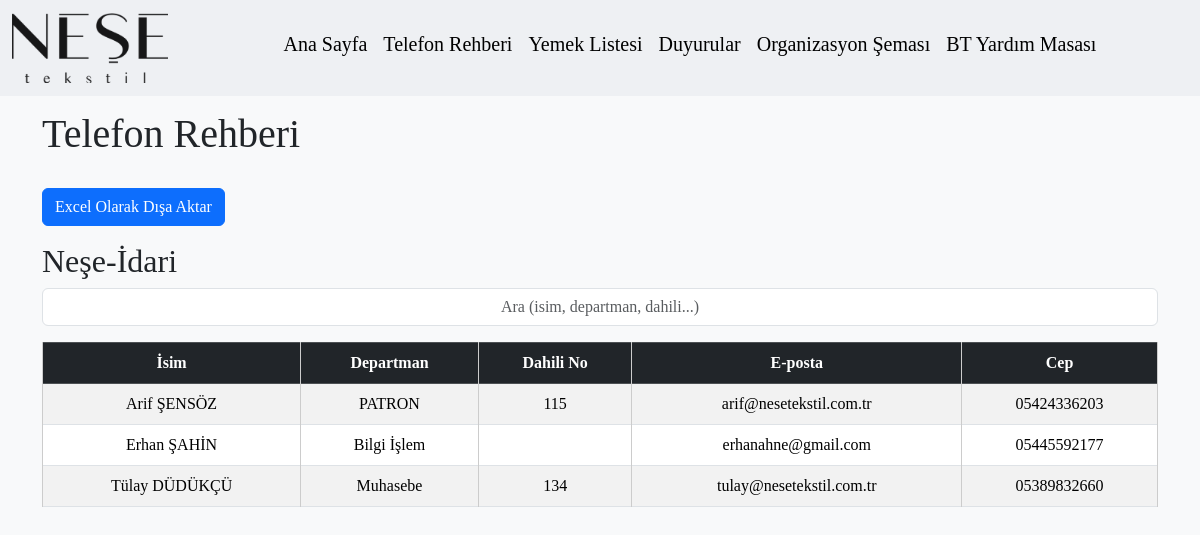
The app's page /rehber, older data.
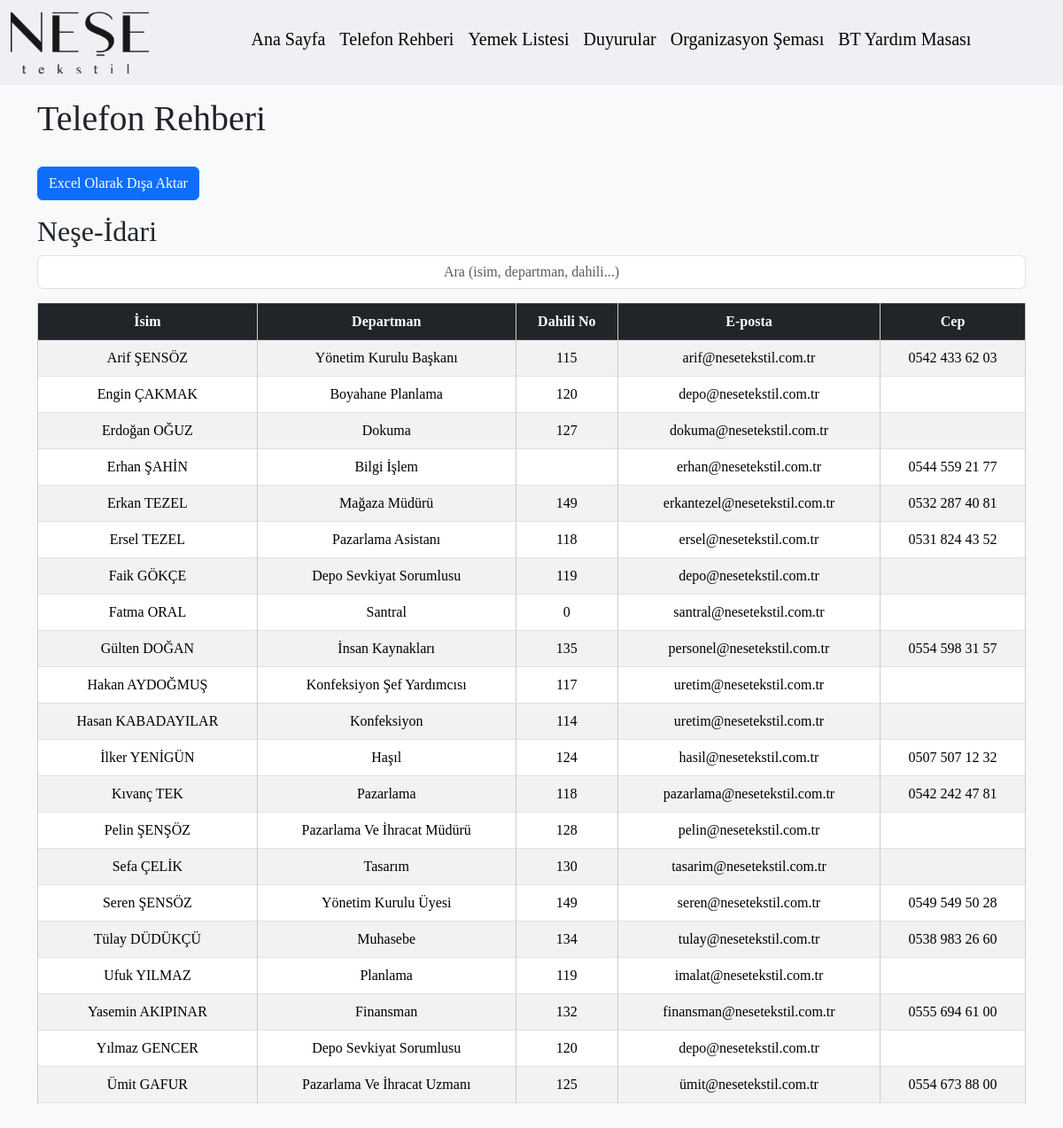
The same page, newer data.
### tables this page shows
CREATE TABLE kisiler (
            id INTEGER PRIMARY KEY AUTOINCREMENT,
            isim TEXT NOT NULL,
            departman TEXT NOT NULL,
            dahili TEXT NOT NULL,
            email TEXT,
            cep TEXT
        , resim TEXT);

### app.py (the view)
@app.route('/rehber')
def rehber():
    conn = get_db_connection()
    kisiler = conn.execute('SELECT * FROM kisiler').fetchall()
    conn.close()
    rehber = sorted(kisiler, key=lambda x: x['isim'].lower())
    return render_template_tarihli('rehber.html', rehber=rehber)

### app.py (called while the page is built)
def get_db_connection():
    conn = sqlite3.connect('rehber.db')
    conn.row_factory = sqlite3.Row
    return conn

def tarih_formatla(tarih):
    if isinstance(tarih, datetime):
        return tarih.strftime('%d.%m.%Y')
    elif isinstance(tarih, str):
        try:
            dt = datetime.fromisoformat(tarih)  # '2024-05-19'
            return dt.strftime('%d.%m.%Y')
        except:
            return tarih
    return tarih

def recursive_format(value):
    if isinstance(value, list):
        return [recursive_format(v) for v in value]
    elif isinstance(value, dict):
        return {k: recursive_format(v) for k, v in value.items()}
    else:
        return tarih_formatla(value)

def render_template_tarihli(template_name, **context):
    formatted_context = {k: recursive_format(v) for k, v in context.items()}
    return render_template(template_name, **formatted_context)

### templates/rehber.html (shortened to what this page needs)
{% extends "base.html" %}
{% block content %}
<div class="arac-bolumu">
  <div class="logo-texts">
    <h1>Telefon Rehberi</h1>
    {% if not is_admin %}
    <div class="mb-3">
        <a href="{{ url_for('export_excel') }}" class="btn btn-primary">Excel Olarak Dışa Aktar</a>
    </div>
    {% endif %}
    <h2>Neşe-İdari</h2>
  </div>
</div>
<input type="text" id="searchInput" placeholder="Ara (isim, departman, dahili...)" class="form-control mb-3">
<table id="rehberTable" class="table table-bordered table-striped">
  <thead class="table-dark">
    <tr>
        <th>İsim</th>
        <th>Departman</th>
        <th>Dahili No</th>
        <th>E-posta</th>
        <th>Cep</th>
    </tr>
  </thead>
  <tbody>
    {% for kisi in rehber %}
    <tr>
        <td>{{ kisi['isim'] }}</td>
        <td>{{ kisi['departman'] }}</td>
        <td>{{ kisi['dahili'] }}</td>
        <td>{{ kisi['email'] }}</td>
        <td>{{ kisi['cep'] }}</td>
    </tr>
    {% endfor %}
  </tbody>
</table>
{% endblock %}

### templates/base.html (shortened to what this page needs)
<!DOCTYPE html>
<html lang="tr">
<head>
    <link href="https://cdn.jsdelivr.net/npm/bootstrap@5.3.3/dist/css/bootstrap.min.css" rel="stylesheet" />
    <link rel="stylesheet" href="{{ url_for('static', filename='style.css') }}">
</head>
<body>
  <nav class="navbar navbar-expand-lg navbar-light" style="background-color: #eef0f3; position: fixed; top: 0; left: 0; right: 0; z-index: 1000;">
    <div class="container-fluid">
      <a class="navbar-brand d-flex align-items-center" href="{{ url_for('index') }}">
        <img src="{{ url_for('static', filename='nese_logo_Nero_AI_Image_Upscaler_Business (2).png') }}" alt="Logo" height="70" class="me-2">
      </a>
      <div class="collapse navbar-collapse" id="navbarContent">
        <ul class="navbar-nav mx-auto">
          <li class="nav-item"><a class="nav-link" href="{{ url_for('index') }}"><h5>Ana Sayfa</h5></a></li>
          <li class="nav-item"><a class="nav-link" href="{{ url_for('rehber') }}"><h5>Telefon Rehberi</h5></a></li>
          <li class="nav-item"><a class="nav-link" href="{{ url_for('yemek_listesi') }}"><h5>Yemek Listesi</h5></a></li>
          <li class="nav-item"><a class="nav-link" href="{{ url_for('duyurular') }}"><h5>Duyurular</h5></a></li>
          <li class="nav-item"><a class="nav-link" href="#"><h5>Organizasyon Şeması</h5></a></li>
          <li class="nav-item"><a class="nav-link" href="#"><h5>BT Yardım Masası</h5></a></li>
        </ul>
      </div>
    </div>
  </nav>
  <div class="container" style="padding-top: 80px;">
    {% block content %}
    {% endblock %}
  </div>
</body>
</html>

### static/style.css (style rules this page uses)
body { padding: 30px; background-color: #f8f9fa; font-family: initial; }
h1 { margin-bottom: 30px; }
.navbar .nav-link { color: black !important; }
table { background-color: white; }
input, button { margin-right: 10px; }
table { width: 100%; border-collapse: collapse; }
th, td { text-align: center; padding: 8px; border: 1px solid #ccc; }
input[type="text"] { text-align: center; }

Row changes from the older to the newer data that the page shows:
changed kisiler "Arif ŞENSÖZ": departman "PATRON" → "Yönetim Kurulu Başkanı"; cep "05424336203" → "0542 433 62 03"
added kisiler: isim "Engin ÇAKMAK", departman "Boyahane Planlama", dahili "120", email "depo@nesetekstil.com.tr"
added kisiler: isim "Erdoğan OĞUZ", departman "Dokuma", dahili "127", email "dokuma@nesetekstil.com.tr"
changed kisiler "Erhan ŞAHİN": email "erhanahne@gmail.com" → "erhan@nesetekstil.com.tr"; cep "05445592177" → "0544 559 21 77"
added kisiler: isim "Erkan TEZEL", departman "Mağaza Müdürü", dahili "149", email "erkantezel@nesetekstil.com.tr", cep "0532 287 40 81"
added kisiler: isim "Ersel TEZEL", departman "Pazarlama Asistanı", dahili "118", email "ersel@nesetekstil.com.tr", cep "0531 824 43 52"
added kisiler: isim "Faik GÖKÇE", departman "Depo Sevkiyat Sorumlusu", dahili "119", email "depo@nesetekstil.com.tr"
added kisiler: isim "Fatma ORAL", departman "Santral", dahili "0", email "santral@nesetekstil.com.tr"
added kisiler: isim "Gülten DOĞAN", departman "İnsan Kaynakları", dahili "135", email "personel@nesetekstil.com.tr", cep "0554 598 31 57"
added kisiler: isim "Hakan AYDOĞMUŞ", departman "Konfeksiyon Şef Yardımcısı", dahili "117", email "uretim@nesetekstil.com.tr"
added kisiler: isim "Hasan KABADAYILAR", departman "Konfeksiyon", dahili "114", email "uretim@nesetekstil.com.tr"
added kisiler: isim "İlker YENİGÜN", departman "Haşıl", dahili "124", email "hasil@nesetekstil.com.tr", cep "0507 507 12 32"
added kisiler: isim "Kıvanç TEK", departman "Pazarlama", dahili "118", email "pazarlama@nesetekstil.com.tr", cep "0542 242 47 81"
added kisiler: isim "Pelin ŞENŞÖZ", departman "Pazarlama Ve İhracat Müdürü", dahili "128", email "pelin@nesetekstil.com.tr"
added kisiler: isim "Sefa ÇELİK", departman "Tasarım", dahili "130", email "tasarim@nesetekstil.com.tr"
added kisiler: isim "Seren ŞENSÖZ", departman "Yönetim Kurulu Üyesi", dahili "149", email "seren@nesetekstil.com.tr", cep "0549 549 50 28"
changed kisiler "Tülay DÜDÜKÇÜ": cep "05389832660" → "0538 983 26 60"
added kisiler: isim "Ufuk YILMAZ", departman "Planlama", dahili "119", email "imalat@nesetekstil.com.tr"
added kisiler: isim "Yasemin AKIPINAR", departman "Finansman", dahili "132", email "finansman@nesetekstil.com.tr", cep "0555 694 61 00"
added kisiler: isim "Yılmaz GENCER", departman "Depo Sevkiyat Sorumlusu", dahili "120", email "depo@nesetekstil.com.tr"
added kisiler: isim "Ümit GAFUR", departman "Pazarlama Ve İhracat Uzmanı", dahili "125", email "ümit@nesetekstil.com.tr", cep "0554 673 88 00"
